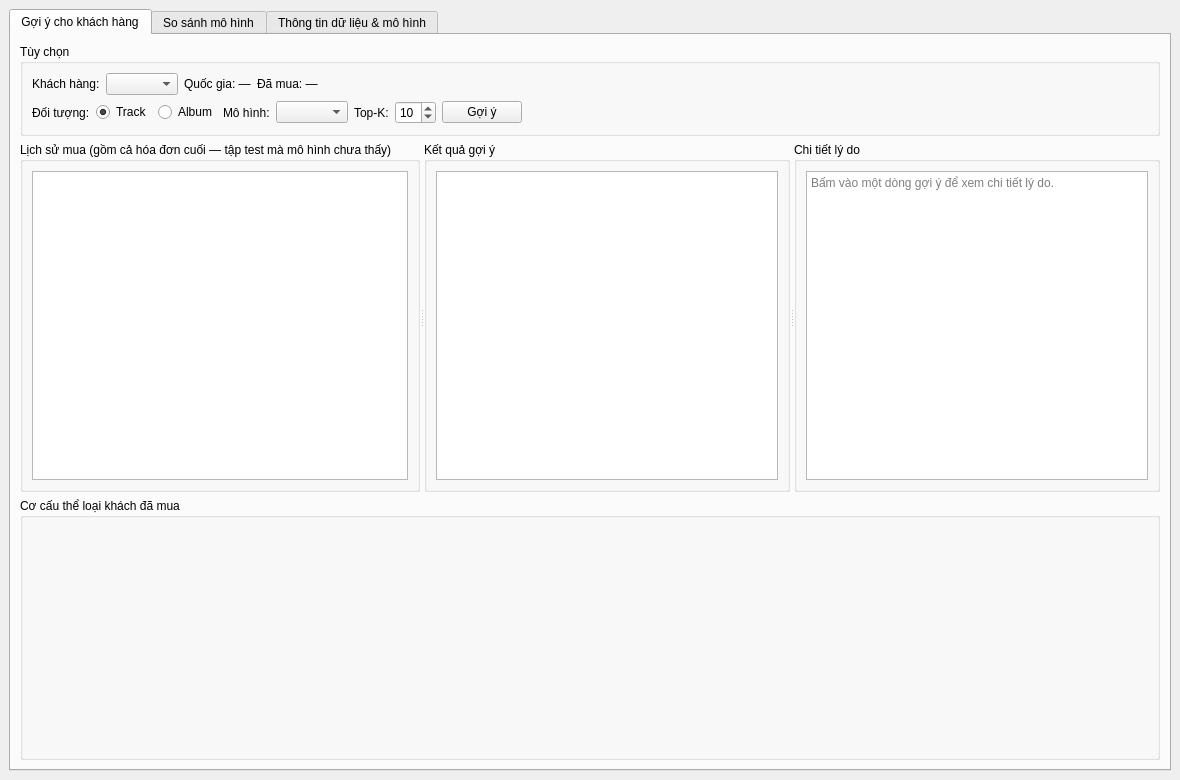
<?xml version="1.0" encoding="UTF-8"?>
<ui version="4.0">
 <class>MainWindow</class>
 <widget class="QMainWindow" name="MainWindow">
  <property name="geometry">
   <rect><x>0</x><y>0</y><width>1180</width><height>780</height></rect>
  </property>
  <property name="windowTitle">
   <string>Chinook — Hệ gợi ý Track / Album</string>
  </property>
  <widget class="QWidget" name="centralwidget">
   <layout class="QVBoxLayout" name="layoutMain">
    <item>
     <widget class="QTabWidget" name="tabWidget">
      <property name="currentIndex"><number>0</number></property>

      <!-- Tab 1: gợi ý cho khách hàng -->
      <widget class="QWidget" name="tabRecommend">
       <attribute name="title"><string>Gợi ý cho khách hàng</string></attribute>
       <layout class="QVBoxLayout" name="layoutTab1" stretch="0,4,3">
        <item>
         <widget class="QGroupBox" name="grpOptions">
          <property name="title"><string>Tùy chọn</string></property>
          <layout class="QVBoxLayout" name="layoutOptions">
           <item>
            <layout class="QHBoxLayout" name="layoutCustomer">
             <item><widget class="QLabel" name="lblCustomer"><property name="text"><string>Khách hàng:</string></property></widget></item>
             <item><widget class="QComboBox" name="cboCustomer"><property name="minimumWidth"><number>240</number></property></widget></item>
             <item><widget class="QLabel" name="lblCountry"><property name="text"><string>Quốc gia: —</string></property></widget></item>
             <item><widget class="QLabel" name="lblBought"><property name="text"><string>Đã mua: —</string></property></widget></item>
             <item><spacer name="spacerCustomer"><property name="orientation"><enum>Qt::Horizontal</enum></property><property name="sizeHint" stdset="0"><size><width>40</width><height>20</height></size></property></spacer></item>
            </layout>
           </item>
           <item>
            <layout class="QHBoxLayout" name="layoutControls">
             <item><widget class="QLabel" name="lblKind"><property name="text"><string>Đối tượng:</string></property></widget></item>
             <item><widget class="QRadioButton" name="rdoTrack"><property name="text"><string>Track</string></property><property name="checked"><bool>true</bool></property></widget></item>
             <item><widget class="QRadioButton" name="rdoAlbum"><property name="text"><string>Album</string></property></widget></item>
             <item><widget class="QLabel" name="lblModel"><property name="text"><string>Mô hình:</string></property></widget></item>
             <item><widget class="QComboBox" name="cboModel"><property name="minimumWidth"><number>220</number></property></widget></item>
             <item><widget class="QLabel" name="lblTopK"><property name="text"><string>Top-K:</string></property></widget></item>
             <item><widget class="QSpinBox" name="spinK"><property name="minimum"><number>1</number></property><property name="maximum"><number>50</number></property><property name="value"><number>10</number></property></widget></item>
             <item><widget class="QPushButton" name="btnRecommend"><property name="text"><string>Gợi ý</string></property></widget></item>
             <item><spacer name="spacerControls"><property name="orientation"><enum>Qt::Horizontal</enum></property><property name="sizeHint" stdset="0"><size><width>40</width><height>20</height></size></property></spacer></item>
            </layout>
           </item>
          </layout>
         </widget>
        </item>
        <item>
         <widget class="QSplitter" name="splitTables">
          <property name="orientation"><enum>Qt::Horizontal</enum></property>
          <widget class="QGroupBox" name="grpHistory">
           <property name="title"><string>Lịch sử mua (gồm cả hóa đơn cuối — tập test mà mô hình chưa thấy)</string></property>
           <layout class="QVBoxLayout" name="layoutHistory">
            <item><widget class="QTableView" name="tblHistory"/></item>
           </layout>
          </widget>
          <widget class="QGroupBox" name="grpResult">
           <property name="title"><string>Kết quả gợi ý</string></property>
           <layout class="QVBoxLayout" name="layoutResult">
            <item><widget class="QTableView" name="tblResult"/></item>
           </layout>
          </widget>
          <widget class="QGroupBox" name="grpDetail">
           <property name="title"><string>Chi tiết lý do</string></property>
           <layout class="QVBoxLayout" name="layoutDetail">
            <item><widget class="QTextBrowser" name="txtDetail"><property name="placeholderText"><string>Bấm vào một dòng gợi ý để xem chi tiết lý do.</string></property></widget></item>
           </layout>
          </widget>
         </widget>
        </item>
        <item>
         <widget class="QGroupBox" name="grpChart">
          <property name="title"><string>Cơ cấu thể loại khách đã mua</string></property>
          <layout class="QVBoxLayout" name="layoutChart">
           <item><widget class="QWidget" name="chartHost"/></item>
          </layout>
         </widget>
        </item>
       </layout>
      </widget>

      <!-- Tab 2: so sánh mô hình -->
      <widget class="QWidget" name="tabCompare">
       <attribute name="title"><string>So sánh mô hình</string></attribute>
       <layout class="QVBoxLayout" name="layoutTab2" stretch="0,1">
        <item>
         <layout class="QHBoxLayout" name="layoutCompareControls">
          <item><widget class="QLabel" name="lblLevel"><property name="text"><string>Đối tượng:</string></property></widget></item>
          <item><widget class="QComboBox" name="cboLevel"/></item>
          <item><widget class="QLabel" name="lblGroup"><property name="text"><string>Nhóm test:</string></property></widget></item>
          <item><widget class="QComboBox" name="cboGroup"/></item>
          <item><widget class="QLabel" name="lblMetric"><property name="text"><string>Chỉ số:</string></property></widget></item>
          <item><widget class="QComboBox" name="cboMetric"/></item>
          <item><spacer name="spacerCompare"><property name="orientation"><enum>Qt::Horizontal</enum></property><property name="sizeHint" stdset="0"><size><width>40</width><height>20</height></size></property></spacer></item>
         </layout>
        </item>
        <item>
         <widget class="QSplitter" name="splitCompare">
          <property name="orientation"><enum>Qt::Vertical</enum></property>
          <widget class="QGroupBox" name="grpMetrics">
           <property name="title"><string>Trung bình [khoảng tin cậy bootstrap 95 %] trên test</string></property>
           <layout class="QVBoxLayout" name="layoutMetrics">
            <item><widget class="QTableView" name="tblMetrics"/></item>
           </layout>
          </widget>
          <widget class="QGroupBox" name="grpCompareChart">
           <property name="title"><string>Biểu đồ (thanh sai số = CI 95 %)</string></property>
           <layout class="QVBoxLayout" name="layoutCompareChart">
            <item><widget class="QWidget" name="chartHostCompare"/></item>
           </layout>
          </widget>
         </widget>
        </item>
       </layout>
      </widget>

      <!-- Tab 3: thông tin dữ liệu và mô hình -->
      <widget class="QWidget" name="tabInfo">
       <attribute name="title"><string>Thông tin dữ liệu &amp;&amp; mô hình</string></attribute>
       <layout class="QHBoxLayout" name="layoutTab3">
        <item>
         <widget class="QGroupBox" name="grpDataInfo">
          <property name="title"><string>Thống kê dữ liệu</string></property>
          <layout class="QVBoxLayout" name="layoutDataInfo">
           <item><widget class="QPlainTextEdit" name="txtDataInfo"><property name="readOnly"><bool>true</bool></property></widget></item>
          </layout>
         </widget>
        </item>
        <item>
         <widget class="QGroupBox" name="grpModelInfo">
          <property name="title"><string>Gói mô hình</string></property>
          <layout class="QVBoxLayout" name="layoutModelInfo">
           <item><widget class="QPlainTextEdit" name="txtModelInfo"><property name="readOnly"><bool>true</bool></property></widget></item>
          </layout>
         </widget>
        </item>
       </layout>
      </widget>
     </widget>
    </item>
   </layout>
  </widget>
 </widget>
 <resources/>
 <connections/>
</ui>
